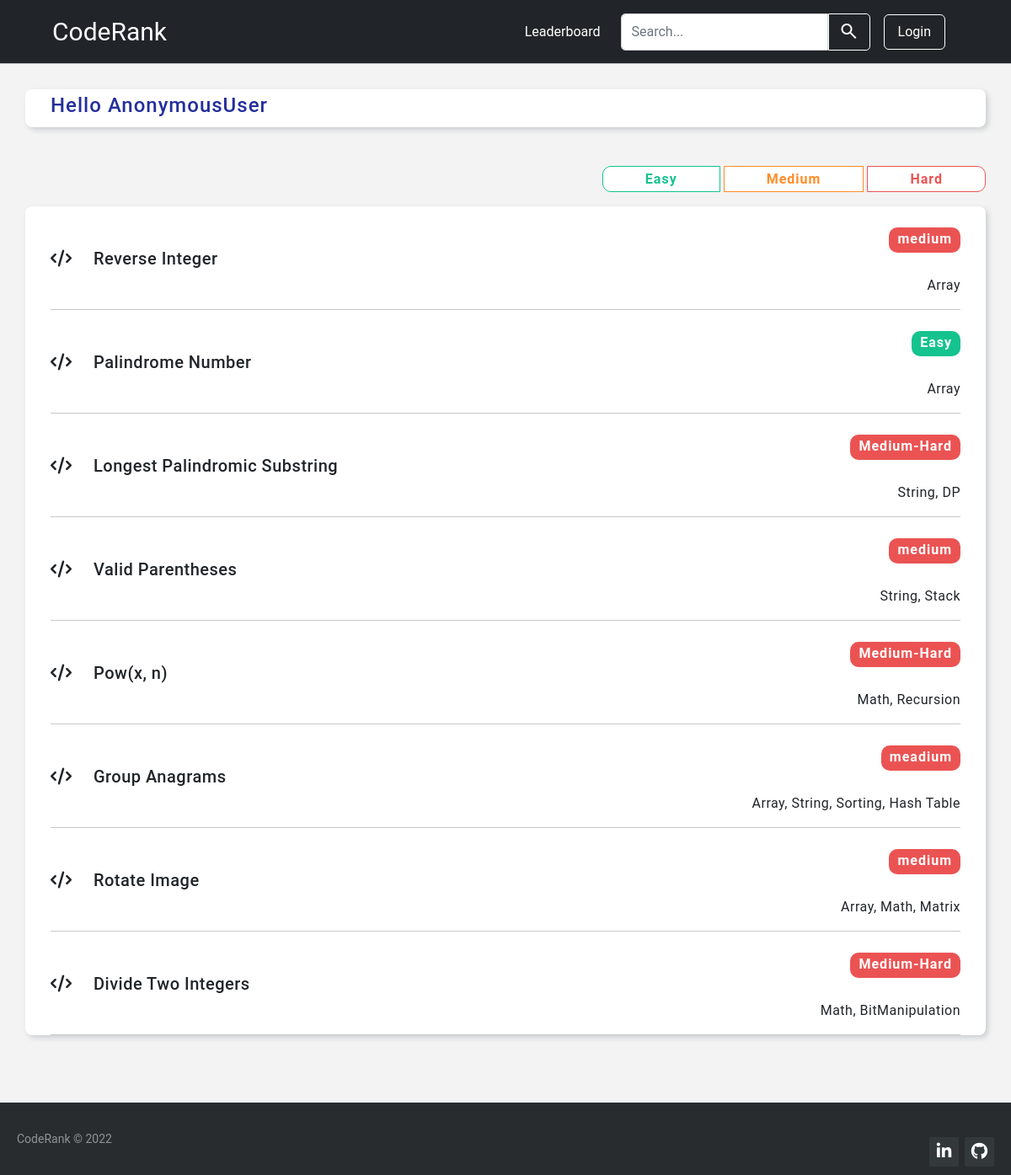
The page / on the database its author committed.
### base/models.py (models this page shows, shortened)
class Problem(models.Model):
    name = models.CharField(max_length=100)
    desc = models.TextField()
    topic_tag = models.CharField(max_length=100, null=True)
    difficulty = models.CharField(max_length = 100, null=True)
    status = models.BooleanField(default=False)

### base/views.py (the view)
# urls.py: 2. Add a URL to urlpatterns:  path('', views.home, name='home')
def home(request):
    q = request.GET.get('q') if request.GET.get('q') != None else ''
    problems = Problem.objects.filter(
        Q(name__icontains = q) |
        Q(topic_tag__icontains = q) |
        Q(difficulty__icontains = q)
    )
    context = {'problems':problems}
    return render(request, 'base/home.html', context)

### base/templates/base/home.html (shortened to what this page needs)
{% extends 'main.html' %}
{% block content %}
<div class="home">
    <div class="container-fluid home1">
        <div class="head">
            <h4>Hello  {{user}} </h4>
        </div>
    </div>
    <div class="diff-btns">
        <a href="/?q=Easy" class="diff-btn easy">Easy</a>
        <a href="/?q=Medium" class="diff-btn medium">Medium</a>
        <a href="/?q=Hard" class="diff-btn hard">Hard</a>
    </div>
    <div class="container-fluid home2">
        <div>
        {% for problem in problems %}
            <div class="problem">
                <a href="{% url 'problemPage' problem.id %}" class="problem-head">
                    <h5> <i class="fa fa-code"></i> {{problem.name}} </h5>
                </a>
                <p class="difficulty"
                style=" {% if problem.difficulty == 'Easy' %}
                            background-color: #14C38E;
                        {% elif problem.difficulty == 'Medium' %}
                            background-color: #FF8D29;
                        {% else %}
                            background-color: #EB5353;
                        {% endif %}">
                    {{problem.difficulty}}
                </p>
                <p class="topic-tag">{{problem.topic_tag}}</p>
            </div>
            <hr class="hr1">
        {% endfor %}
        </div>
    </div>
</div>
{% endblock content %}

### templates/main.html (shortened to what this page needs)
<!DOCTYPE html>
<html>
    <head>
        <link href="https://cdn.jsdelivr.net/npm/bootstrap@5.2.0-beta1/dist/css/bootstrap.min.css" rel="stylesheet">
    </head>
    <body>
       <header>
        <nav class="navbar navbar-dark navbar-expand-lg bg-dark">
            <div class="container-fluid">
              <a class="navbar-brand" href="{% url 'home' %}">CodeRank</a>
              <div class="collapse navbar-collapse" id="navbarSupportedContent">
                <a href="{% url 'leaderboard' %}" class="leaderboard-btn mx-4">Leaderboard</a>
                <form class="d-flex" role="search">
                  <input class="form-control mx-0 w-100 search-tab" name="q" type="search" placeholder="Search..." aria-label="Search">
                  <button class="btn btn-outline-primary mx-0 search-btn" type="submit">
                    <span class="material-symbols-outlined">search</span>
                  </button>
                </form>
                {% if request.user.is_authenticated %}
                  <a href="{% url 'logout' %}" class="btn login-btn btn-outline-primary mx-3 py-2 px-3">Logout</a>
                {% else %}
                  <a href="{% url 'login' %}" class="btn login-btn btn-outline-primary mx-3 py-2 px-3">Login</a>
                {% endif %}
              </div>
            </div>
        </nav>
        <hr>
       </header>
        {% block content %}
        {% endblock %}
        <footer class="footer-distributed">
          <div class="footer-right">
            <a href="https://www.linkedin.com/in/shakti-sarswat-140211216/" target="_blank"><i class="fa fa-linkedin"></i></a>
            <a href="https://github.com/shaktisarswat" target="_blank"><i class="fa fa-github"></i></a>
          </div>
          <div class="footer-left">
            <p>CodeRank &copy; 2022</p>
          </div>
        </footer>
    </body>
</html>

### templates/main.html (style rules this page uses)
body { background-color: #f3f3f3; }
hr { margin: 0; padding: 0; }
.navbar { padding: 10px 50px; }
.navbar-brand { font-size: 30px; }
.search-tab { border-radius: 5px 0 0 5px; }
.search-btn { color: #fff; border-color: #fff; border-radius: 0 5px 5px 0; padding-top: 8px; padding-bottom: 3px; }
.login-btn { color: #fff; border-color: #fff; }
.leaderboard-btn { color: #fff; text-decoration: none; font-size: 1rem; }
* { font-family: Roboto; }
.footer-distributed { background-color: #292c2f; box-shadow: 0 1px 1px 0 rgba(0, 0, 0, 0.12); box-sizing: border-box; width: 100%; text-align: left; font: normal 16px sans-serif; padding: 35px 20px; }
.footer-distributed .footer-left p { color: #8f9296; font-size: 14px; margin: 0; }
.footer-distributed .footer-right { float: right; margin-top: 6px; max-width: 180px; }
.footer-distributed .footer-right a { display: inline-block; width: 35px; height: 35px; background-color: #33383b; border-radius: 2px; font-size: 20px; color: #ffffff; text-align: center; line-height: 35px; margin-left: 3px; transition:all .25s; }

### rows shown on the page
Problem: name "Reverse Integer", difficulty "medium", topic_tag "Array"
Problem: name "Palindrome Number", difficulty "Easy", topic_tag "Array"
Problem: name "Longest Palindromic Substring", difficulty "Medium-Hard", topic_tag "String, DP"
Problem: name "Valid Parentheses", difficulty "medium", topic_tag "String, Stack"
Problem: name "Pow(x, n)", difficulty "Medium-Hard", topic_tag "Math, Recursion"
Problem: name "Group Anagrams", difficulty "meadium", topic_tag "Array, String, Sorting, Hash Table"
Problem: name "Rotate Image", difficulty "medium", topic_tag "Array, Math, Matrix"
Problem: name "Divide Two Integers", difficulty "Medium-Hard", topic_tag "Math, BitManipulation"

### other values the page prints
{{ user }} "AnonymousUser"
